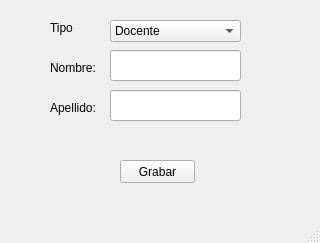
<?xml version="1.0" encoding="UTF-8"?>
<ui version="4.0">
 <class>vtn_principal</class>
 <widget class="QMainWindow" name="vtn_principal">
  <property name="geometry">
   <rect>
    <x>0</x>
    <y>0</y>
    <width>320</width>
    <height>243</height>
   </rect>
  </property>
  <property name="windowTitle">
   <string>Ventana Principal</string>
  </property>
  <widget class="QWidget" name="centralwidget">
   <widget class="QLineEdit" name="txt_nombre">
    <property name="geometry">
     <rect>
      <x>110</x>
      <y>50</y>
      <width>131</width>
      <height>31</height>
     </rect>
    </property>
   </widget>
   <widget class="QLineEdit" name="txt_apellido">
    <property name="geometry">
     <rect>
      <x>110</x>
      <y>90</y>
      <width>131</width>
      <height>31</height>
     </rect>
    </property>
   </widget>
   <widget class="QLabel" name="lbl_nombre">
    <property name="geometry">
     <rect>
      <x>50</x>
      <y>60</y>
      <width>51</width>
      <height>16</height>
     </rect>
    </property>
    <property name="text">
     <string>Nombre:</string>
    </property>
   </widget>
   <widget class="QLabel" name="lbl_apellido">
    <property name="geometry">
     <rect>
      <x>50</x>
      <y>100</y>
      <width>51</width>
      <height>16</height>
     </rect>
    </property>
    <property name="text">
     <string>Apellido:</string>
    </property>
   </widget>
   <widget class="QPushButton" name="btn_grabar">
    <property name="geometry">
     <rect>
      <x>120</x>
      <y>160</y>
      <width>75</width>
      <height>23</height>
     </rect>
    </property>
    <property name="text">
     <string>Grabar</string>
    </property>
   </widget>
   <widget class="QComboBox" name="cb_tipo_persona">
    <property name="geometry">
     <rect>
      <x>110</x>
      <y>20</y>
      <width>131</width>
      <height>22</height>
     </rect>
    </property>
    <item>
     <property name="text">
      <string>Docente</string>
     </property>
    </item>
    <item>
     <property name="text">
      <string>Estudiante</string>
     </property>
    </item>
   </widget>
   <widget class="QLabel" name="lbl_tipo_persona">
    <property name="geometry">
     <rect>
      <x>50</x>
      <y>20</y>
      <width>51</width>
      <height>16</height>
     </rect>
    </property>
    <property name="text">
     <string>Tipo</string>
    </property>
   </widget>
  </widget>
  <widget class="QMenuBar" name="mnb_menu_principal">
   <property name="geometry">
    <rect>
     <x>0</x>
     <y>0</y>
     <width>320</width>
     <height>21</height>
    </rect>
   </property>
  </widget>
  <widget class="QStatusBar" name="stb_estado"/>
 </widget>
 <resources/>
 <connections/>
</ui>
